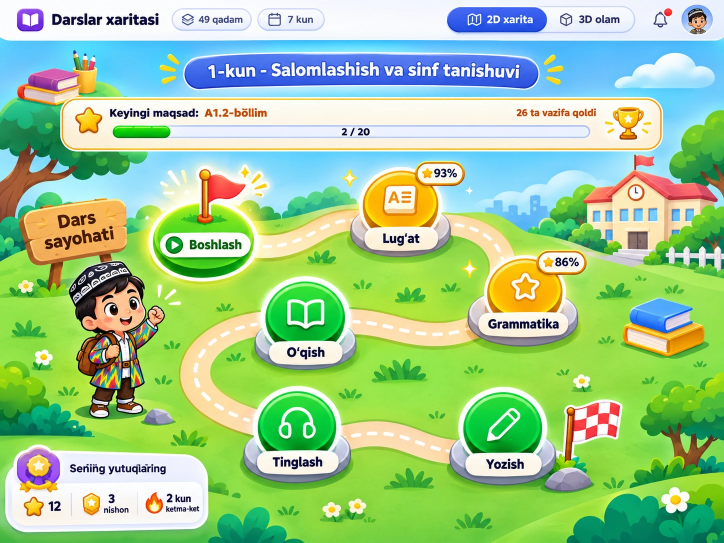
#> input picture design/map-reference.webp, 1448 x 1086 px (shown at 1/2 size)
$ python build_map_assets.py
#> lines starting #> are read from the running program, lines starting #| are printed output that depends on the picture; after the words box and inside, x2 and y2 are one past the last pixel; in counts of white or black regions, pixels touching at a corner belong together
"""
2D «Dars sayohati» xaritasining grafik aktivlarini namunaviy rasmdan yasaydi.

Manba: design/map-reference.webp — loyiha egasi bergan dizayn namunasi (1448×1086).
Natija (public/map/):
  scene.webp           — bir kunlik sahna: yuqori navigatsiya kesilgan, barcha
                         dinamik qismlar (kun nomi, panel matnlari, progress, medal
                         belgilari, yorliq matnlari, foizlar, yutuq qiymatlari) o'chirilgan.
                         Qahramon, maktab, yo'l, daraxtlar, belgi va bezaklar — asl piksellar.
  band.webp            — sahna ostidagi davom qismi (Gapiriş va Kun testi uchun),
                         sahnaning o'z o't bo'laklaridan yig'iladi.
  disc-<slot>-<rang>.webp — medal diski: gold / green / grey (holatga qarab ustiga qo'yiladi).
  medal-<rang>.webp    — to'liq medal (halqa, disk, poydevor, bo'sh yorliq) — davom qismi uchun.
  src/lib/sceneGeometry.ts — barcha koordinatalar (generatsiya qilinadi).

Ishga tushirish (faqat aktivlarni qayta yasash kerak bo'lganda; ilovaning o'ziga kerak emas):
  pip install opencv-python-headless numpy
  python3 scripts/map-assets/build_map_assets.py
"""
import json
import os

import cv2
import numpy as np

ROOT = os.path.dirname(os.path.dirname(os.path.dirname(os.path.abspath(__file__))))
SRC = os.path.join(ROOT, 'design', 'map-reference.webp')
OUT = os.path.join(ROOT, 'public', 'map')
GEO_TS = os.path.join(ROOT, 'src', 'lib', 'sceneGeometry.ts')
os.makedirs(OUT, exist_ok=True)

TOP = 84          # yuqori navigatsiya paneli (0–84) kesiladi
BAND_H = 440      # davom qismi balandligi

im = cv2.imread(SRC)
#> im is the input picture: shape (1086, 1448, 3); mean B, G, R 145.6, 202.8, 159.2
H, W = im.shape[:2]
#> H = 1086; W = 1448
hsv = cv2.cvtColor(im, cv2.COLOR_BGR2HSV)
#> hsv: shape (1086, 1448, 3); mean H, S, V 63, 129.3, 222
lum = cv2.cvtColor(im, cv2.COLOR_BGR2GRAY)
mask = np.zeros((H, W), np.uint8)


def dark_in(x0, y0, x1, y1, thr=150):
    m = np.zeros_like(mask)
    m[y0:y1, x0:x1] = (lum[y0:y1, x0:x1] < thr).astype(np.uint8) * 255
    return m


def white_in(x0, y0, x1, y1, thr=215, smax=60):
#> called with x0 = 392, y0 = 118, x1 = 1058, y1 = 170, thr = 200, smax = 90
    m = np.zeros_like(mask)
    s = hsv[y0:y1, x0:x1, 1]
    v = hsv[y0:y1, x0:x1, 2]
    m[y0:y1, x0:x1] = ((v > thr) & (s < smax)).astype(np.uint8) * 255
#> m: shape (1086, 1448); 0.46% white; 39 white regions (2 under 20 px), largest, box (x1, y1, x2, y2) and area: (614, 132, 641, 152) 372, (543, 126, 562, 153) 304, (740, 124, 758, 151) 298
    return m


def dil(m, k=5):
#> called with k = 7
    return cv2.dilate(m, np.ones((k, k), np.uint8))
#> returned value: shape (1086, 1448); 1% white; 9 white regions, largest, box (x1, y1, x2, y2) and area: (540, 121, 761, 156) 6142, (883, 123, 1042, 159) 4201, (434, 125, 513, 158) 1851


# ---------------------------------------------------------------- tozalash
parts, rowparts = [], []
# Kun sarlavhasi matni (oq harflar ko'k gradientda) — qator bo'yicha interpolyatsiya
rowparts.append(dil(white_in(392, 118, 1058, 170, thr=200, smax=90), 7))
# «Keyingi maqsad» paneli matnlari va progress
parts.append(dil(dark_in(212, 205, 545, 245, 170), 5))
#> in dark_in, `m[y0:y1, x0:x1] = (lum[y0:y1, x0:x1] < thr).astype(np.uint8) * 255`: m: shape (1086, 1448); 0.16% white; 29 white regions (5 under 20 px), largest, box (x1, y1, x2, y2) and area: (307, 221, 325, 234) 166, (280, 221, 293, 238) 163, (220, 218, 234, 234) 157
#> in dil (call 2), `return cv2.dilate(m, np.ones((k, k), np.uint8))`: returned value: shape (1086, 1448); 0.34% white; 3 white regions, box (x1, y1, x2, y2) and area: (407, 214, 535, 236) 2135, (305, 215, 399, 240) 1622, (218, 214, 301, 240) 1601
parts.append(dil(dark_in(1025, 205, 1200, 245, 190), 5))
#> in dark_in (call 2), `m[y0:y1, x0:x1] = (lum[y0:y1, x0:x1] < thr).astype(np.uint8) * 255`: m: shape (1086, 1448); 0.07% white; 17 white regions (2 under 20 px), largest, box (x1, y1, x2, y2) and area: (1145, 221, 1156, 236) 108, (1175, 218, 1186, 233) 107, (1044, 218, 1055, 233) 104
#> in dil (call 3), `return cv2.dilate(m, np.ones((k, k), np.uint8))`: returned value: shape (1086, 1448); 0.16% white; 4 white regions, box (x1, y1, x2, y2) and area: (1083, 215, 1141, 235) 924, (1143, 215, 1194, 238) 875, (1031, 216, 1057, 235) 445, (1059, 217, 1080, 235) 329
parts.append(dil(dark_in(680, 250, 750, 278, 120), 5))
#> in dark_in (call 3), `m[y0:y1, x0:x1] = (lum[y0:y1, x0:x1] < thr).astype(np.uint8) * 255`: m: shape (1086, 1448); 0.02% white; 4 white regions, box (x1, y1, x2, y2) and area: (727, 256, 739, 271) 108, (684, 256, 694, 271) 88, (716, 256, 726, 271) 87, (701, 256, 709, 272) 49
#> in dil (call 4), `return cv2.dilate(m, np.ones((k, k), np.uint8))`: returned value: shape (1086, 1448); 0.06% white; 3 white regions, box (x1, y1, x2, y2) and area: (714, 254, 741, 273) 476, (682, 254, 696, 273) 236, (699, 254, 711, 274) 161
m = np.zeros_like(mask)
sub = hsv[248:280, 222:350]
#> sub: shape (32, 128, 3); mean H, S, V 57, 163, 212.1
m[248:280, 222:350] = ((sub[:, :, 1] > 90) & (sub[:, :, 0] > 35) & (sub[:, :, 0] < 85)).astype(np.uint8) * 255
#> m: shape (1086, 1448); 0.18% white; 1 white region, box (x1, y1, x2, y2) and area: (225, 251, 341, 276) 2756
parts.append(dil(m, 5))
#> in dil (call 5), `return cv2.dilate(m, np.ones((k, k), np.uint8))`: returned value: shape (1086, 1448); 0.21% white; 1 white region, box (x1, y1, x2, y2) and area: (223, 249, 343, 278) 3336
# Medal belgilari
ICONS = {'vocab': (760, 362, 842, 440), 'gram': (1010, 535, 1090, 612), 'read': (566, 590, 656, 664),
         'listen': (548, 800, 644, 884), 'write': (956, 796, 1056, 894)}
for (x0, y0, x1, y1) in ICONS.values():
    m = np.zeros_like(mask)
    cv2.ellipse(m, ((x0 + x1) // 2, (y0 + y1) // 2), ((x1 - x0) // 2 + 4, (y1 - y0) // 2 + 4), 0, 0, 360, 255, -1)
    rowparts.append(m)
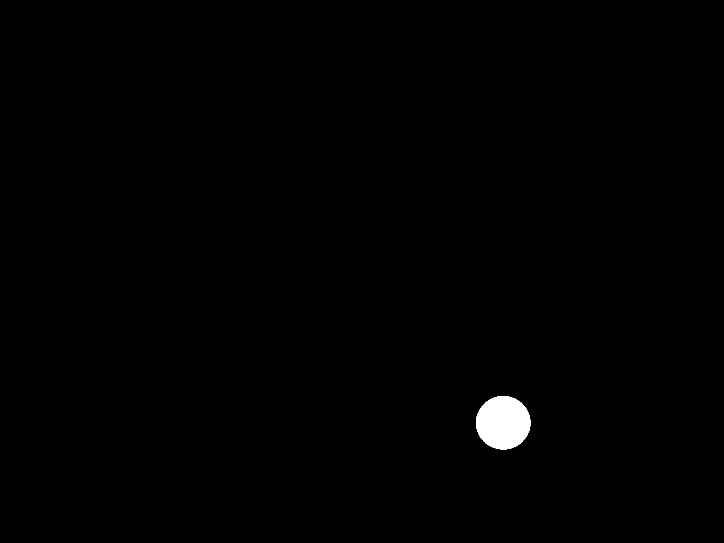
#> m: shape (1086, 1448) (shown at 1/2 size); 0.58% white; 1 white region, box (x1, y1, x2, y2) and area: (952, 792, 1061, 899) 9131
#> after the loop, rowparts = 6 items
# Yorliq matnlari
LABELS = {'vocab': (735, 462, 875, 497), 'gram': (965, 628, 1130, 665), 'read': (550, 688, 680, 724),
          'listen': (535, 900, 655, 942), 'write': (960, 905, 1060, 945), 'start': (372, 470, 492, 507)}
for b in LABELS.values():
    parts.append(dil(dark_in(*b, 150), 5))
#> after the loop, parts = 10 items
# Lug'at foiz pufakchasi: medal simmetrik — chap tomondan ko'zgu nusxa
x0, y0, x1, y1, cx = 816, 312, 946, 382, 800
src = im[y0:y1, 2 * cx - x1:2 * cx - x0][:, ::-1].copy()
a = np.zeros((y1 - y0, x1 - x0), np.float32)
a[7:-7, 7:-7] = 1.0
a = cv2.GaussianBlur(a, (0, 0), 2.5)[:, :, None]
im[y0:y1, x0:x1] = (src * a + im[y0:y1, x0:x1] * (1 - a)).astype(np.uint8)
#> im: shape (1086, 1448, 3); 0.56% of pixels changed, all inside (x1, y1, x2, y2) = (816, 312, 946, 382)
# Grammatika foiz pufakchasi: halqa ichida ko'zgu, tashqarisida inpaint
gx0, gy0, gx1, gy1, gcx, gcy, gr = 1062, 495, 1184, 558, 1050, 576, 87
circ = np.zeros_like(mask)
cv2.circle(circ, (gcx, gcy), gr, 255, -1, cv2.LINE_AA)
box = np.zeros_like(mask)
cv2.rectangle(box, (gx0, gy0), (gx1, gy1), 255, -1)
#> box: shape (1086, 1448); 0.5% white; 1 white region, box (x1, y1, x2, y2) and area: (1062, 495, 1185, 559) 7872
inside = cv2.bitwise_and(circ, box)
inside[:510] = 0
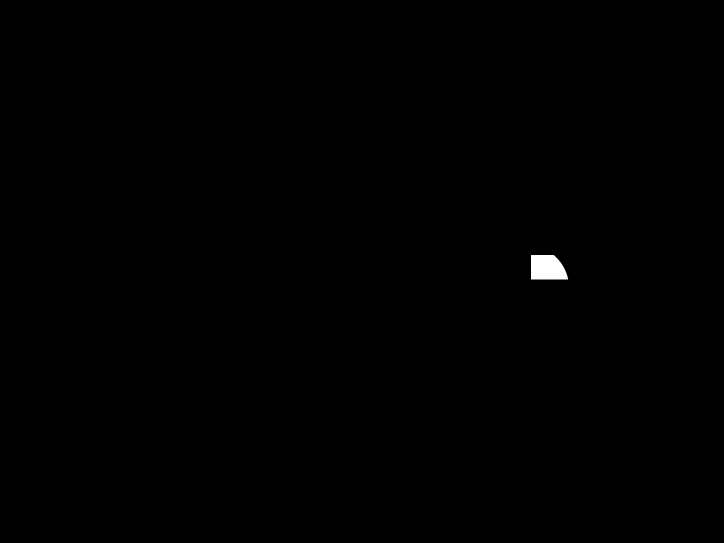
#> inside: shape (1086, 1448) (shown at 1/2 size); min 0, max 255, mean 0.5
ys, xs = np.where(inside > 0)
#> ys = 3155 values from 510 to 558; xs = 3155 values, max 1136 at index 3004, min 1062 at index 0, mean 1094.2
im[ys, xs] = im[ys, 2 * gcx - xs]
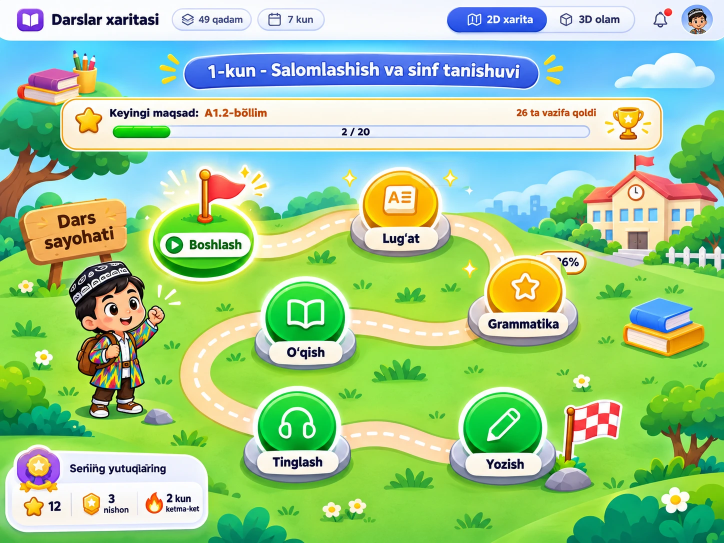
#> im: shape (1086, 1448, 3) (shown at 1/2 size); mean B, G, R 145.9, 203, 159.1
parts.append(cv2.bitwise_and(box, cv2.bitwise_not(cv2.erode(inside, np.ones((5, 5), np.uint8)))))
# Yutuqlar paneli matnlari
for b in [(132, 915, 340, 958), (92, 993, 130, 1035), (205, 980, 262, 1035), (328, 978, 402, 1035)]:
    parts.append(dil(dark_in(*b, 150), 5))
#> after the loop, parts = 15 items

for p in parts:
    mask = cv2.bitwise_or(mask, p)
#> this loop made 15 passes
rowmask = np.zeros_like(mask)
for p in rowparts:
    rowmask = cv2.bitwise_or(rowmask, p)
#> this loop made 6 passes
#> rowmask: shape (1086, 1448); 3.3% white; 14 white regions, largest, box (x1, y1, x2, y2) and area: (952, 792, 1061, 899) 9131, (544, 796, 649, 889) 7665, (562, 586, 661, 669) 6453
work = im.astype(np.float32).copy()
for y in range(H):
    row = rowmask[y]
    if not row.any():
        continue
    xs = np.where(row > 0)[0]
    for seg in np.split(xs, np.where(np.diff(xs) > 1)[0] + 1):
        a0, b0 = seg[0], seg[-1]
        L = work[y, max(a0 - 2, 0)]
        R = work[y, min(b0 + 2, W - 1)]
        t = (np.arange(b0 - a0 + 1) + 1) / (b0 - a0 + 2)
        work[y, a0:b0 + 1] = L[None, :] * (1 - t[:, None]) + R[None, :] * t[:, None]
blur = cv2.GaussianBlur(work, (0, 0), 2.2)
rm = (cv2.GaussianBlur(rowmask, (0, 0), 1.5).astype(np.float32) / 255.0)[:, :, None]
im2 = (work * (1 - rm) + blur * rm).clip(0, 255).astype(np.uint8)
mask = cv2.bitwise_and(mask, cv2.bitwise_not(rowmask))
clean = cv2.inpaint(im2, mask, 9, cv2.INPAINT_TELEA)

scene = clean[TOP:H].copy()
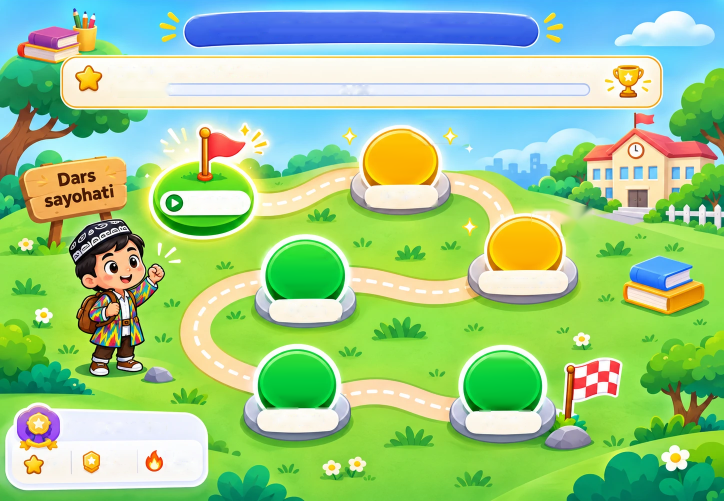
#> scene: shape (1002, 1448, 3) (shown at 1/2 size); mean B, G, R 138.8, 202.8, 155.5
SH = scene.shape[0]
#> SH = 1002
cv2.imwrite(os.path.join(OUT, 'scene.webp'), scene, [cv2.IMWRITE_WEBP_QUALITY, 86])

# ---------------------------------------------------------------- medal disklari
cleanhsv = cv2.cvtColor(clean, cv2.COLOR_BGR2HSV)
#> cleanhsv: shape (1086, 1448, 3); mean H, S, V 62.3, 129.6, 223.6
SLOTS = {  # medal bbox (qidiruv maydoni) va asl rangi
    'start': ((290, 390, 525, 570), 'green'),
    'vocab': ((712, 318, 892, 470), 'gold'),
    'gram': ((950, 490, 1150, 640), 'gold'),
    'read': ((515, 540, 705, 700), 'green'),
    'listen': ((495, 760, 700, 920), 'green'),
    'write': ((905, 760, 1110, 920), 'green'),
}


def medal_mask(box, color):
#> called with box = (712, 318, 892, 470), color = 'gold'
    x0, y0, x1, y1 = box
    sub = cleanhsv[y0:y1, x0:x1]
#> sub: shape (152, 180, 3); mean H, S, V 44.9, 156.2, 247.8
    h, s, v = sub[:, :, 0], sub[:, :, 1], sub[:, :, 2]
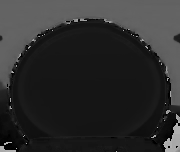
#> h: shape (152, 180); min 0, max 178, mean 44.9
#> s: shape (152, 180)
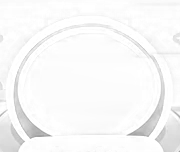
#> v: shape (152, 180); min 153, max 255, mean 247.8
    if color == 'gold':
        m = (h >= 10) & (h <= 32) & (s > 110) & (v > 140)
#> m: shape (152, 180) bool; 52.7% white; 6 black regions (5 under 20 px), largest, box (x1, y1, x2, y2) and area: (0, 0, 180, 152) 12932
    else:
        m = (h >= 45) & (h <= 80) & (s > 150) & (v > 90)
    m = m.astype(np.uint8) * 255
    m = cv2.morphologyEx(m, cv2.MORPH_CLOSE, np.ones((5, 5), np.uint8))
#> m: shape (152, 180); 52.7% white; 1 black region
    cs, _ = cv2.findContours(m, cv2.RETR_EXTERNAL, cv2.CHAIN_APPROX_SIMPLE)
#> cs = 4 contours, 2 with area under 20; largest, box (x1, y1, x2, y2) and area: (14, 23, 165, 138) 14135, (0, 95, 6, 113) 42
    c0 = max(cs, key=cv2.contourArea)
#> c0 = contour of 144 points, box (x1, y1, x2, y2) (14, 23, 165, 138), area 14135
    full = np.zeros_like(m)
    cv2.drawContours(full, [c0], -1, 255, -1)
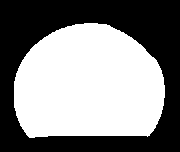
#> full: shape (152, 180); 52.4% white; 1 black region
    return full


def stats(box, color):
    x0, y0, x1, y1 = box
    mm = medal_mask(box, color) > 0
    sub = cleanhsv[y0:y1, x0:x1][mm].astype(np.float32)
    return sub.mean(axis=0)


GOLD = stats(SLOTS['vocab'][0], 'gold')
#> GOLD = [21.78, 243.1, 247.2]
GREEN = stats(SLOTS['read'][0], 'green')
#> in medal_mask (call 2), `cs, _ = cv2.findContours(m, cv2.RETR_EXTERNAL, cv2.CHAIN_APPROX_SIMPLE)`: cs = 3 contours, 2 with area under 20; largest, box (x1, y1, x2, y2) and area: (16, 24, 175, 144) 15473
#> GREEN = [65.37, 231.5, 201.9]


def recolor(patch_hsv, m, src, dst):
    out = patch_hsv.astype(np.float32).copy()
    sel = (m > 0) & (patch_hsv[:, :, 1] > 50)
    if dst == 'grey':
        out[..., 1][sel] = out[..., 1][sel] * 0.07
        out[..., 2][sel] = 175 + (out[..., 2][sel] - src[2]) * 0.55
    else:
        d = GOLD if dst == 'gold' else GREEN
        # tus og'ishi siqiladi — yashil-sariq porlash to'q sariqqa o'tib ketmasin
        out[..., 0][sel] = np.clip(d[0] + (out[..., 0][sel] - src[0]) * 0.3, 0, 179)
        out[..., 1][sel] = out[..., 1][sel] * (d[1] / src[1])
        out[..., 2][sel] = out[..., 2][sel] * (d[2] / src[2])
    return cv2.cvtColor(out.clip(0, 255).astype(np.uint8), cv2.COLOR_HSV2BGR)


geo = {'width': W, 'sceneHeight': SH, 'bandHeight': BAND_H, 'discs': {}}
for slot, (box, base) in SLOTS.items():
    x0, y0, x1, y1 = box
    m = medal_mask(box, base)
    ys, xs = np.where(m > 0)
    bx0, by0, bx1, by1 = xs.min(), ys.min(), xs.max() + 1, ys.max() + 1
    m = m[by0:by1, bx0:bx1]
    alpha = cv2.GaussianBlur(m, (3, 3), 0)
    patch = clean[y0 + by0:y0 + by1, x0 + bx0:x0 + bx1]
    phsv = cleanhsv[y0 + by0:y0 + by1, x0 + bx0:x0 + bx1]
    src = stats(box, base)  # har medalning o'z rangi (Boshlash yashili boshqacha)
    for col in ('gold', 'green', 'grey'):
        rgb = patch if col == base else recolor(phsv, m, src, col)
        rgba = cv2.cvtColor(rgb, cv2.COLOR_BGR2BGRA)
        rgba[:, :, 3] = alpha
        cv2.imwrite(os.path.join(OUT, f'disc-{slot}-{col}.webp'), rgba, [cv2.IMWRITE_WEBP_QUALITY, 90])
    geo['discs'][slot] = {'x': int(x0 + bx0), 'y': int(y0 + by0 - TOP), 'w': int(bx1 - bx0), 'h': int(by1 - by0), 'base': base}
#> this loop made 6 passes
#> (bx0, by0, bx1, by1, src) on passes 1 to 6: (16, 27, 216, 165, [53.35, 226.2, 189.9]), (14, 23, 165, 138, [21.78, 243.1, 247.2]), (24, 27, 175, 136, [21.96, 241.6, 247.7]), (16, 24, 175, 144, [65.37, 231.5, 201.9]), (21, 23, 177, 141, [66.23, 234.6, 197.4]), (22, 25, 179, 146, [66.51, 234.7, 196.5])
#> after the loop, geo = 4 items

# ---------------------------------------------------------------- to'liq medal (davom qismi uchun)
mcx, mcy, mr, mpy, mprx, mpry = 1005, 858, 93, 925, 110, 46
bx0, by0, bx1, by1 = 890, 760, 1120, 975
mm = np.zeros(clean.shape[:2], np.uint8)
cv2.circle(mm, (mcx, mcy), mr, 255, -1, cv2.LINE_AA)
cv2.ellipse(mm, (mcx, mpy), (mprx, mpry), 0, 0, 360, 255, -1, cv2.LINE_AA)
mm = cv2.GaussianBlur(mm, (3, 3), 0)[by0:by1, bx0:bx1]
# Yozish yorlig'i matni ham o'chirilgan — bo'sh yorliq
crop = clean[by0:by1, bx0:bx1]
cm = medal_mask(SLOTS['write'][0], 'green')
x0, y0, x1, y1 = SLOTS['write'][0]
full_m = np.zeros(clean.shape[:2], np.uint8)
full_m[y0:y1, x0:x1] = cm
cm = full_m[by0:by1, bx0:bx1]
chsv = cleanhsv[by0:by1, bx0:bx1]
for col in ('gold', 'green', 'grey'):
    rgb = crop if col == 'green' else recolor(chsv, cm, GREEN, col)
    rgba = cv2.cvtColor(rgb, cv2.COLOR_BGR2BGRA)
    rgba[:, :, 3] = mm
    cv2.imwrite(os.path.join(OUT, f'medal-{col}.webp'), rgba, [cv2.IMWRITE_WEBP_QUALITY, 90])
#> this loop made 3 passes
geo['medal'] = {'w': bx1 - bx0, 'h': by1 - by0, 'cx': mcx - bx0, 'cy': mcy - by0}

# ---------------------------------------------------------------- davom qismi (band)
rng = np.random.default_rng(7)
grass = clean[TOP:H][SH - 60:SH, 600:900].reshape(-1, 3).astype(np.float32)
base_col = np.median(grass, axis=0)
#> base_col = [63, 211, 124]
band = np.zeros((BAND_H, W, 3), np.float32)
for yy in range(BAND_H):
    k = yy / BAND_H
    band[yy] = base_col * (1 - 0.10 * k)
# sahnaning pastki qatorlari ko'zgu bo'lib davom etadi va asosiy rangga erib ketadi
MIR = 22  # faqat yutuqlar paneli ostidagi o't qatorlari (panel ko'zguda ko'rinmasin)
mir = scene[SH - MIR:SH][::-1].astype(np.float32)
fade = np.clip(1 - np.arange(MIR) / MIR, 0, 1) ** 1.4
band[:MIR] = mir * fade[:, None, None] + band[:MIR] * (1 - fade[:, None, None])
# o't, gul va buta bo'laklari (sahnaning o'zidan)
STAMPS = [(20, 630, 95, 680), (60, 692, 115, 742), (110, 762, 170, 800), (300, 860, 420, 895),
          (640, 990, 740, 1040), (780, 560, 860, 600)]
places = [(60, 210), (300, 330), (520, 250), (870, 360), (1240, 230), (1330, 380), (160, 380), (1050, 300), (420, 180), (1180, 330)]
for i, (px, py) in enumerate(places):
    sx0, sy0, sx1, sy1 = STAMPS[i % len(STAMPS)]
    st = clean[sy0:sy1, sx0:sx1].astype(np.float32)
    sh, sw = st.shape[:2]
    if py + sh > BAND_H or px + sw > W:
        continue
    # faqat o't/gul piksellari: bo'lak chetidagi fon rangidan farqi bo'yicha alfa
    edge = np.concatenate([st[0], st[-1], st[:, 0], st[:, -1]]).mean(axis=0)
    dist = np.linalg.norm(st - edge, axis=2)
    al = np.clip((dist - 14) / 26, 0, 1)
    al = cv2.GaussianBlur(al, (0, 0), 0.8)[:, :, None]
    st = st - edge + band[py:py + sh, px:px + sw].mean(axis=(0, 1))
    band[py:py + sh, px:px + sw] = st * al + band[py:py + sh, px:px + sw] * (1 - al)
#> this loop made 10 passes
#> edge on passes 1 to 10: [70.8, 225.1, 144.3], [67.28, 223.6, 145.4], [64.12, 227.8, 166.8], [60.85, 224.2, 158.1], [59, 205.2, 121.9], [62.73, 217.5, 143.3], [70.8, 225.1, 144.3], [67.28, 223.6, 145.4], [64.12, 227.8, 166.8], [60.85, 224.2, 158.1]
cv2.imwrite(os.path.join(OUT, 'band.webp'), band.clip(0, 255).astype(np.uint8), [cv2.IMWRITE_WEBP_QUALITY, 86])

# ---------------------------------------------------------------- geometriya (TS)
P = lambda x, y: {'x': x, 'y': y - TOP}
geo['slots'] = {
    'start': P(405, 484), 'vocabulary': P(800, 405), 'grammar': P(1050, 575), 'reading': P(610, 630),
    'listening': P(595, 852), 'writing': P(1005, 852),
}
geo['labels'] = {k: {'x': (b[0] + b[2]) / 2, 'y': (b[1] + b[3]) / 2 - TOP} for k, b in {
    'start': (372, 470, 492, 507), 'vocabulary': (727, 459, 882, 499), 'grammar': (958, 625, 1138, 668),
    'reading': (539, 685, 686, 726), 'listening': (520, 897, 670, 945), 'writing': (930, 902, 1082, 948)}.items()}
geo['banner'] = {'x': 365, 'y': 108 - TOP, 'w': 715, 'h': 70}
geo['panel'] = {'x': 120, 'y': 195 - TOP, 'w': 1205, 'h': 105, 'textY': 226 - TOP, 'barX': 228, 'barY': 252 - TOP, 'barW': 952, 'barH': 24}
geo['ach'] = {'x': 10, 'y': 885 - TOP, 'w': 410, 'h': 177, 'titleX': 140, 'titleY': 937 - TOP, 'valY': 1012 - TOP,
              'vals': [96, 210, 332]}
with open(GEO_TS, 'w') as f:
    f.write('/**\n * 2D xarita sahnasi geometriyasi — GENERATSIYA QILINADI:\n * `python3 scripts/map-assets/build_map_assets.py`. Qo\'lda tahrirlamang.\n * Koordinatalar `public/map/scene.webp` piksellarida (kenglik 1448).\n */\n')
    f.write('export const SCENE = ' + json.dumps(geo, indent=2) + ' as const\n')
print('ok', W, SH, json.dumps(geo['discs']))
#> (printed output is left out)
